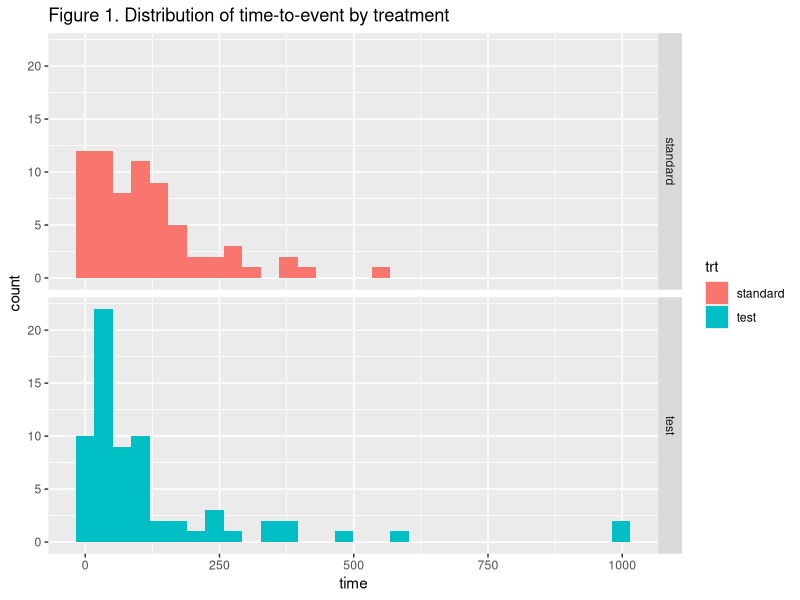
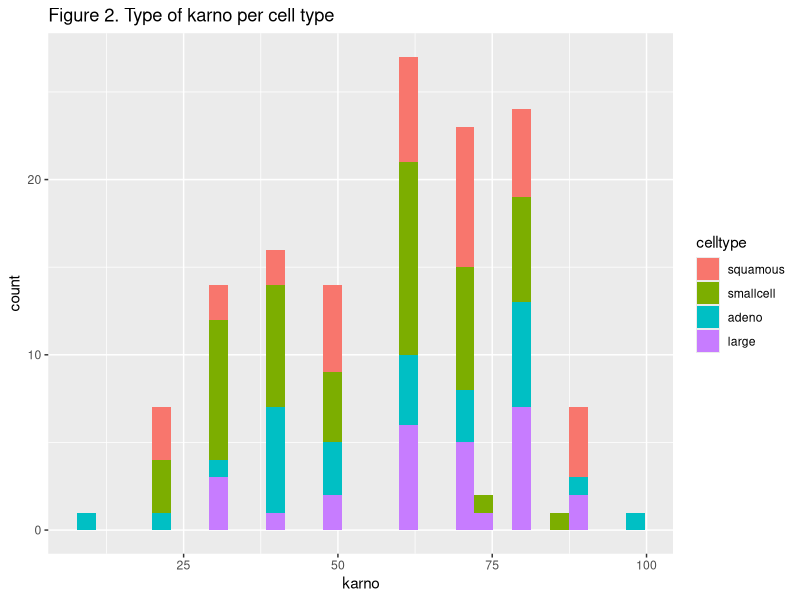

Reproduce these figures in R, in order. (Note: this script raises an error after producing the figures.)
library(survival)
library(ggplot2)
veteran$trt <- factor(veteran$trt, labels = c('standard', 'test'))
veteran$prior <- factor(veteran$prior, labels = c('no', 'yes'))
ggplot(data = veteran, aes(x = time, fill = trt)) + 
  geom_histogram() + 
  facet_grid(trt ~.) + 
  ggtitle('Figure 1. Distribution of time-to-event by treatment')

ggplot(data = veteran, aes(x = karno, fill = celltype)) +
  geom_histogram() +
  ggtitle('Figure 2. Type of karno per cell type')

fit1 <- survfit(Surv(time, status) ~ trt, data = veteran)

# log-rank test compares the survival curves between groups
survdiff(Surv(time, status) ~ trt, data = veteran)
ggsurvplot(fit1,
           data = veteran,
           pval = TRUE,
           conf.int = TRUE,
           risk.table = 'abs_pct',
           ggtheme = theme_minimal(),
           title = 'Kaplan-Meier Survival Curves by Treatment Group')

cox_model <- coxph(Surv(time, status) ~ trt + age + karno, data = veteran)
cbind(HR = coef(cox_model), confint(cox_model))

ph_test <- cox.zph(cox_model)
ph_test
plot(ph_test)

coxph(Surv(time, status) ~ trt * age + karno, data = veteran)
